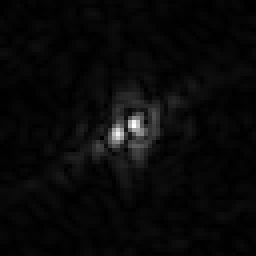
#> input picture Transformer/2d_df_10domains.tif, 64 x 64 px, found by its file name (shown 4 times larger)
$ python imagej_findmaximum.py
#> lines starting #> are read from the running program, lines starting #| are printed output that depends on the picture
import numpy as np
import tifffile as tiff
from skimage.feature import peak_local_max
from skimage import img_as_float
import matplotlib.pyplot as plt

def find_maxima_with_prominence(image_path, prominence):
    # Load the image
#> called with image_path = '2d_df_10domains.tif', prominence = 0.001
    image = tiff.imread(image_path)
#> image is the input picture: shape (64, 64) float32; min 0.000214, max 1, mean 0.0367
    # Normalise the image to [0,1], my data was normalised
    image = img_as_float(image)
    # Find all local maxima for feature detection and image segmentation
    coordinates = peak_local_max(image, min_distance=1, threshold_abs=0)
#> coordinates = 148 pairs, first value 1 to 61, second value 1 to 61
    # Filter maxima based on prominence
    maxima = []
    for coord in coordinates:
        x, y = coord
        local_max = image[x, y]
        # 3 by 3 grid
        surrounding = image[max(0, x-1):x+2, max(0, y-1):y+2]
        #plt.imshow(surrounding),plt.colorbar(),plt.show()
        if local_max - np.max(surrounding[surrounding != local_max]) >= prominence:
            maxima.append((x, y, local_max))
#> this loop made 148 passes
#> (x, y, local_max) on passes 1 to 12: (31, 33, 1), (33, 29, 0.943), (36, 33, 0.371), (29, 38, 0.308), (36, 24, 0.275), (32, 38, 0.255), (27, 29, 0.216), (25, 34, 0.199), (25, 43, 0.159), (32, 25, 0.144), (41, 30, 0.132), (39, 19, 0.121)
#> after the loop, maxima = 97 items, first 6: (31, 33, 1), (33, 29, 0.943), (36, 33, 0.371), (29, 38, 0.308), (36, 24, 0.275), (27, 29, 0.216)

    return maxima, image

def plot_image_with_maxima(image, maxima, image_path):
    plt.figure(figsize=(10, 8))
    plt.imshow(image, cmap='hot', vmin=np.min(image), vmax=np.max(image) * 0.5)
    if maxima:
        x, y, _ = zip(*maxima)  # Unzip the list of tuples into three lists
        plt.scatter(y, x, color='cyan', s=40, marker='o', label='Maxima')
    plt.title('Local Maxima in Image')
    plt.xlabel('X Coordinate')
    plt.ylabel('Y Coordinate')
    plt.legend()
    plt.show()

# Example usage
image_path = '2d_df_10domains.tif'
prominence = 0.001  # Adjust the prominence value as needed
maxima_points, image = find_maxima_with_prominence(image_path, prominence)
#> maxima_points has the same summary as maxima in find_maxima_with_prominence
print("Maxima coordinates:", maxima_points)
#> (printed output is left out)
plot_image_with_maxima(image, maxima_points, image_path)
#> in plot_image_with_maxima, `x, y, _ = zip(*maxima)`: x = 97 values, max 61 at index 49, min 1 at index 33, mean 32.13; y = 97 values, max 61 at index 40, min 1 at index 46, mean 31.89
#> in plot_image_with_maxima, `plt.show()`:
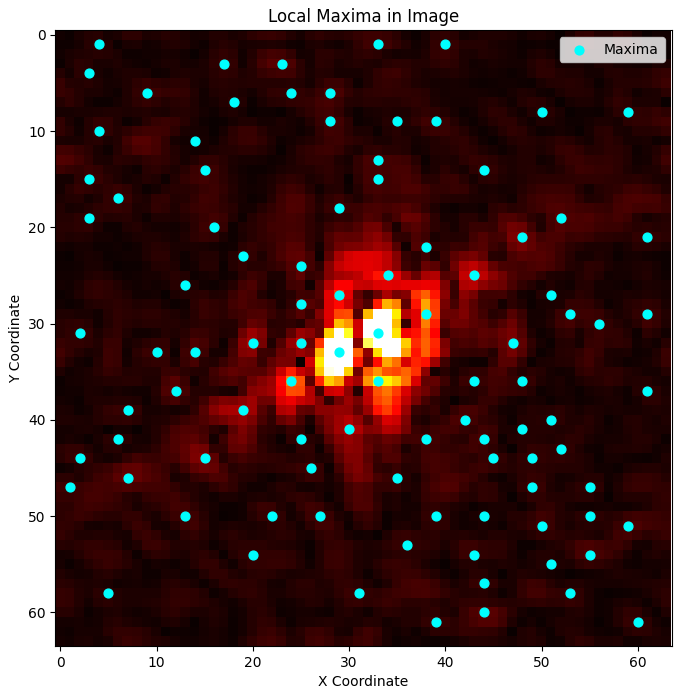
#> figure drawn by matplotlib, 1 panel

#do it in amplitude not intensity
#plt.imshow(maxima_points)
#plt.show()

$ run again, with Transformer/2d_df_5domains.tif copied over Transformer/2d_df_10domains.tif
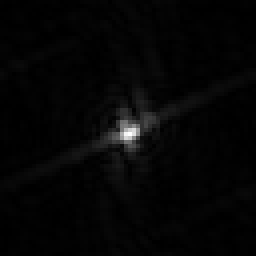
#> input picture Transformer/2d_df_5domains.tif, 64 x 64 px, found by its file name (shown 4 times larger)
#> in find_maxima_with_prominence, image is the input picture: shape (64, 64) float32; min 0.000122, max 1, mean 0.0223
#> coordinates = 196 pairs, first value 1 to 62, second value 1 to 61
#> the loop in find_maxima_with_prominence, `for coord in coordinates:` made 196 passes
#> (x, y, local_max) on passes 1 to 3: (33, 32, 1), (31, 36, 0.274), (27, 31, 0.188)
#> after the loop in find_maxima_with_prominence, `for coord in coordinates:`: maxima = 95 items, first 6: (33, 32, 1), (31, 36, 0.274), (27, 31, 0.188), (25, 35, 0.131), (28, 41, 0.111), (27, 43, 0.102)
#> maxima_points has the same summary as maxima in find_maxima_with_prominence
#> (printed output is left out)
#> in plot_image_with_maxima, `x, y, _ = zip(*maxima)`: x = 95 values, max 62 at index 79, min 3 at index 53, mean 32.55; y = 95 values, max 61 at index 25, min 1 at index 76, mean 31.11
#> in plot_image_with_maxima, `plt.show()`:
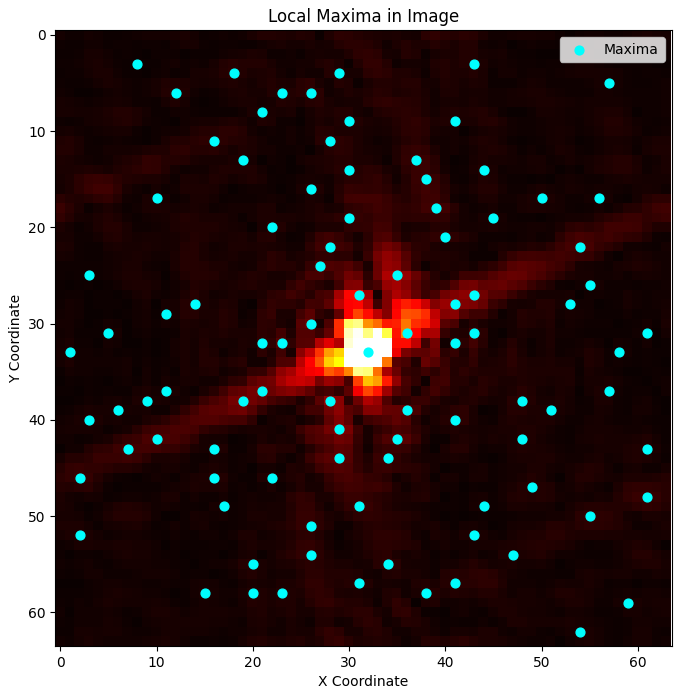
#> figure drawn by matplotlib, 1 panel
